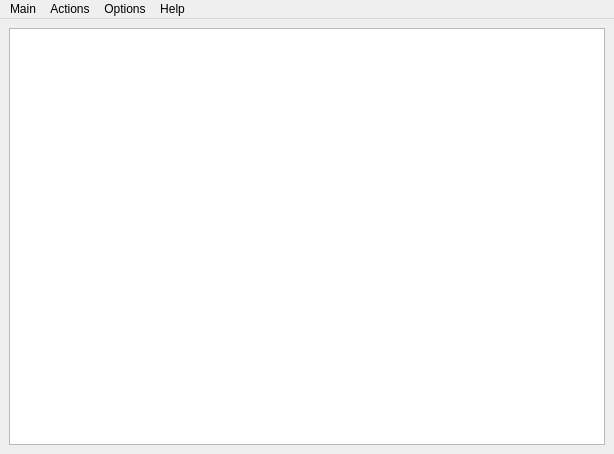
<?xml version="1.0" encoding="UTF-8"?>
<ui version="4.0">
 <class>MainWindow</class>
 <widget class="QMainWindow" name="MainWindow">
  <property name="geometry">
   <rect>
    <x>0</x>
    <y>0</y>
    <width>614</width>
    <height>454</height>
   </rect>
  </property>
  <property name="windowTitle">
   <string>QEdit</string>
  </property>
  <property name="windowIcon">
   <iconset resource="../qresources/libqresources.qrc">
    <normaloff>:/share/qresources/resources/gtk-edit.svg</normaloff>:/share/qresources/resources/gtk-edit.svg</iconset>
  </property>
  <widget class="QWidget" name="centralwidget">
   <layout class="QGridLayout" name="gridLayout">
    <item row="0" column="0">
     <widget class="QTextEdit" name="textEdit">
      <property name="acceptDrops">
       <bool>false</bool>
      </property>
     </widget>
    </item>
   </layout>
  </widget>
  <widget class="QMenuBar" name="menubar">
   <property name="geometry">
    <rect>
     <x>0</x>
     <y>0</y>
     <width>614</width>
     <height>20</height>
    </rect>
   </property>
   <widget class="QMenu" name="menuMain">
    <property name="title">
     <string>Main</string>
    </property>
    <addaction name="actionQuit"/>
   </widget>
   <widget class="QMenu" name="menuAction">
    <property name="title">
     <string>Actions</string>
    </property>
    <addaction name="actionNew"/>
    <addaction name="actionOpen"/>
    <addaction name="actionSave"/>
    <addaction name="actionSaveAs"/>
    <addaction name="separator"/>
    <addaction name="actionFind"/>
    <addaction name="actionReload"/>
    <addaction name="actionUndo"/>
    <addaction name="actionRedo"/>
   </widget>
   <widget class="QMenu" name="menuHelp">
    <property name="title">
     <string>Help</string>
    </property>
    <addaction name="actionAbout"/>
   </widget>
   <widget class="QMenu" name="menuOptions">
    <property name="title">
     <string>Options</string>
    </property>
    <widget class="QMenu" name="menuHighlighter">
     <property name="title">
      <string>Highlighter</string>
     </property>
     <property name="icon">
      <iconset resource="../qresources/libqresources.qrc">
       <normaloff>:/share/qresources/resources/edit-select-all.svg</normaloff>:/share/qresources/resources/edit-select-all.svg</iconset>
     </property>
     <addaction name="actionPlain"/>
     <addaction name="actionPython"/>
     <addaction name="actionShell"/>
     <addaction name="actionC"/>
    </widget>
    <addaction name="actionFont"/>
    <addaction name="menuHighlighter"/>
   </widget>
   <addaction name="menuMain"/>
   <addaction name="menuAction"/>
   <addaction name="menuOptions"/>
   <addaction name="menuHelp"/>
  </widget>
  <action name="actionQuit">
   <property name="icon">
    <iconset resource="../qresources/libqresources.qrc">
     <normaloff>:/share/qresources/resources/exit.svg</normaloff>:/share/qresources/resources/exit.svg</iconset>
   </property>
   <property name="text">
    <string>Quit</string>
   </property>
   <property name="shortcut">
    <string>Ctrl+Q</string>
   </property>
  </action>
  <action name="actionOpen">
   <property name="icon">
    <iconset resource="../qresources/libqresources.qrc">
     <normaloff>:/share/qresources/resources/fileopen.svg</normaloff>:/share/qresources/resources/fileopen.svg</iconset>
   </property>
   <property name="text">
    <string>Open</string>
   </property>
   <property name="shortcut">
    <string>Ctrl+O</string>
   </property>
  </action>
  <action name="actionSave">
   <property name="icon">
    <iconset resource="../qresources/libqresources.qrc">
     <normaloff>:/share/qresources/resources/document-save.svg</normaloff>:/share/qresources/resources/document-save.svg</iconset>
   </property>
   <property name="text">
    <string>Save</string>
   </property>
   <property name="shortcut">
    <string>Ctrl+S</string>
   </property>
  </action>
  <action name="actionSaveAs">
   <property name="icon">
    <iconset resource="../qresources/libqresources.qrc">
     <normaloff>:/share/qresources/resources/document-save-as.svg</normaloff>:/share/qresources/resources/document-save-as.svg</iconset>
   </property>
   <property name="text">
    <string>Save as</string>
   </property>
  </action>
  <action name="actionAbout">
   <property name="icon">
    <iconset resource="../qresources/libqresources.qrc">
     <normaloff>:/share/qresources/resources/stock_view-details.svg</normaloff>:/share/qresources/resources/stock_view-details.svg</iconset>
   </property>
   <property name="text">
    <string>About</string>
   </property>
  </action>
  <action name="actionFont">
   <property name="icon">
    <iconset resource="../qresources/libqresources.qrc">
     <normaloff>:/share/qresources/resources/applications-fonts.svg</normaloff>:/share/qresources/resources/applications-fonts.svg</iconset>
   </property>
   <property name="text">
    <string>Font</string>
   </property>
   <property name="shortcut">
    <string>Ctrl+T</string>
   </property>
  </action>
  <action name="actionNew">
   <property name="icon">
    <iconset resource="../qresources/libqresources.qrc">
     <normaloff>:/share/qresources/resources/document-new.svg</normaloff>:/share/qresources/resources/document-new.svg</iconset>
   </property>
   <property name="text">
    <string>New</string>
   </property>
   <property name="shortcut">
    <string>Ctrl+N</string>
   </property>
  </action>
  <action name="actionReload">
   <property name="enabled">
    <bool>false</bool>
   </property>
   <property name="icon">
    <iconset resource="../qresources/libqresources.qrc">
     <normaloff>:/share/qresources/resources/document-revert.svg</normaloff>:/share/qresources/resources/document-revert.svg</iconset>
   </property>
   <property name="text">
    <string>Reload</string>
   </property>
   <property name="shortcut">
    <string>Ctrl+R</string>
   </property>
  </action>
  <action name="actionUndo">
   <property name="enabled">
    <bool>true</bool>
   </property>
   <property name="icon">
    <iconset resource="../qresources/libqresources.qrc">
     <normaloff>:/share/qresources/resources/edit-undo.svg</normaloff>:/share/qresources/resources/edit-undo.svg</iconset>
   </property>
   <property name="text">
    <string>Undo</string>
   </property>
   <property name="shortcut">
    <string>Ctrl+U</string>
   </property>
  </action>
  <action name="actionRedo">
   <property name="enabled">
    <bool>true</bool>
   </property>
   <property name="icon">
    <iconset resource="../qresources/libqresources.qrc">
     <normaloff>:/share/qresources/resources/edit-redo.svg</normaloff>:/share/qresources/resources/edit-redo.svg</iconset>
   </property>
   <property name="text">
    <string>Redo</string>
   </property>
   <property name="shortcut">
    <string>Ctrl+E</string>
   </property>
  </action>
  <action name="actionFind">
   <property name="icon">
    <iconset resource="../qresources/libqresources.qrc">
     <normaloff>:/share/qresources/resources/find.svg</normaloff>:/share/qresources/resources/find.svg</iconset>
   </property>
   <property name="text">
    <string>Find</string>
   </property>
   <property name="shortcut">
    <string>Ctrl+F</string>
   </property>
  </action>
  <action name="actionPlain">
   <property name="icon">
    <iconset resource="../qresources/libqresources.qrc">
     <normaloff>:/share/qresources/resources/text-plain.svg</normaloff>:/share/qresources/resources/text-plain.svg</iconset>
   </property>
   <property name="text">
    <string>Plain</string>
   </property>
  </action>
  <action name="actionPython">
   <property name="icon">
    <iconset resource="../qresources/libqresources.qrc">
     <normaloff>:/share/qresources/resources/text-x-python.svg</normaloff>:/share/qresources/resources/text-x-python.svg</iconset>
   </property>
   <property name="text">
    <string>Python</string>
   </property>
  </action>
  <action name="actionShell">
   <property name="icon">
    <iconset resource="../qresources/libqresources.qrc">
     <normaloff>:/share/qresources/resources/shellscript.svg</normaloff>:/share/qresources/resources/shellscript.svg</iconset>
   </property>
   <property name="text">
    <string>Shell</string>
   </property>
  </action>
  <action name="actionC">
   <property name="icon">
    <iconset resource="../qresources/libqresources.qrc">
     <normaloff>:/share/qresources/resources/text-x-c.svg</normaloff>:/share/qresources/resources/text-x-c.svg</iconset>
   </property>
   <property name="text">
    <string>C</string>
   </property>
  </action>
 </widget>
 <resources>
  <include location="../qresources/libqresources.qrc"/>
 </resources>
 <connections/>
 <designerdata>
  <property name="gridDeltaX">
   <number>5</number>
  </property>
  <property name="gridDeltaY">
   <number>5</number>
  </property>
  <property name="gridSnapX">
   <bool>true</bool>
  </property>
  <property name="gridSnapY">
   <bool>true</bool>
  </property>
  <property name="gridVisible">
   <bool>true</bool>
  </property>
 </designerdata>
</ui>
